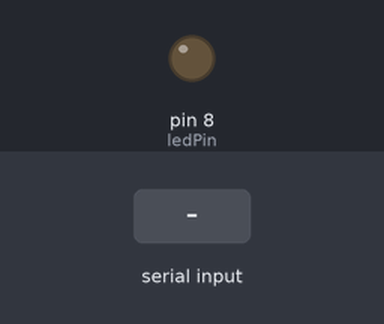
Simulated run of this sketch. Board: Arduino Uno, built with avr-gcc and run on an emulated ATmega328P. On the bench: output pins drawn as LEDs (lit = HIGH). Inputs (shaded band) come from the test bench.

Above: at 1.2 s.
1.3 s: "H" received over Serial
At 2.8 s:
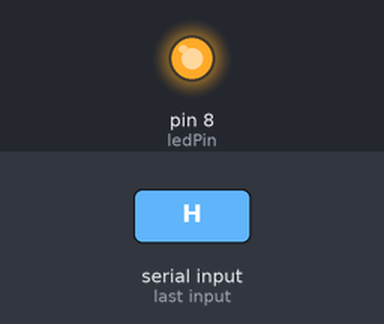
3.5 s: "1" received over Serial
At 4.3 s:
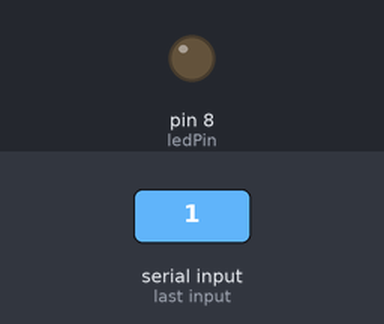
Timing chart, 0 to 6.5 s (numbered marks = the images above; inputs shaded):
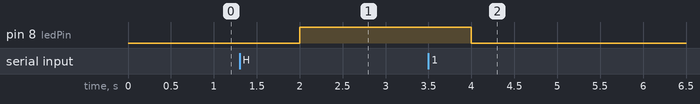

Measured:
- after the input at 1.3 s, pin 8 (ledPin): LOW → HIGH after 0.70 s
- after the input at 3.5 s, pin 8 (ledPin): HIGH → LOW after 0.50 s

The sketch:

bluetooth.ino
```cpp
int ledPin = 8;
char serialVal ;
void setup() {
  Serial.begin(9600);
  pinMode(ledPin, OUTPUT);
  digitalWrite(ledPin, HIGH);
}

void loop() {

  // if data is available to read
  if( Serial.available() ){
    serialVal = Serial.read();
  }

  // if 'H' was received
  if( serialVal == 'H' ){
    // turn ON the LED
    digitalWrite(ledPin, HIGH);
  }
  else{
    // otherwise turn it OFF
    digitalWrite(ledPin, LOW);
  }

  delay(1000);
}
```
